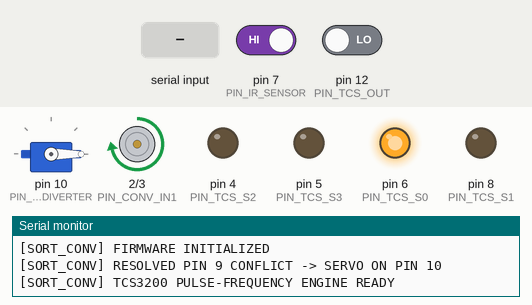
Simulated run of this sketch. Board: Arduino Uno, built with avr-gcc and run on an emulated ATmega328P. Shown: servo, motor-driver pin pairs drawn as motors (green arrow = first pin HIGH = forward, orange = second pin HIGH = backward, longer = more drive, scaled by the enable pin), output pins drawn as LEDs (lit = HIGH), the last lines printed to the serial monitor. The test bench sets the inputs (shaded band); at power-on: pin 7 (PIN_IR_SENSOR) HIGH, pin 12 (PIN_TCS_OUT) LOW.

Above: at 1.2 s.
1.3 s: pin 7 (PIN_IR_SENSOR) driven LOW
At 2.8 s:
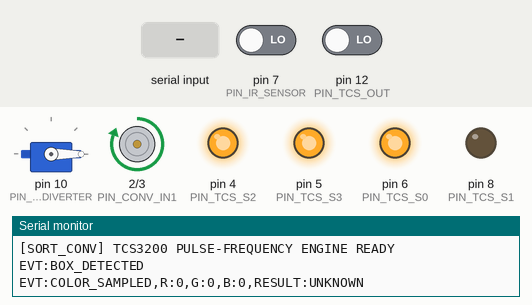
4.3 s: "C" received over Serial
7.3 s: "c" received over Serial
10.3 s: pin 7 (PIN_IR_SENSOR) driven HIGH
At 11.15 s:
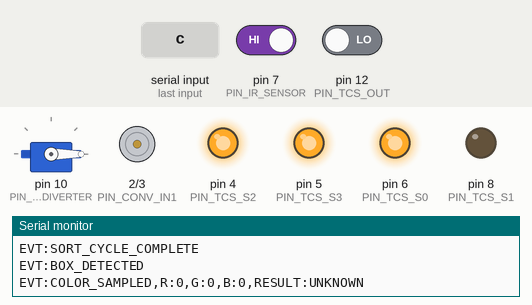
12.4 s: "S" received over Serial
At 13.4 s:
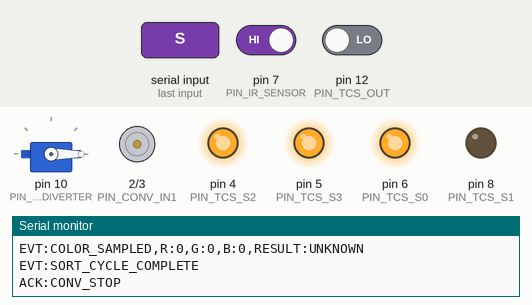
Timing chart, 0 to 14.9 s (numbered marks = the images above; inputs shaded):
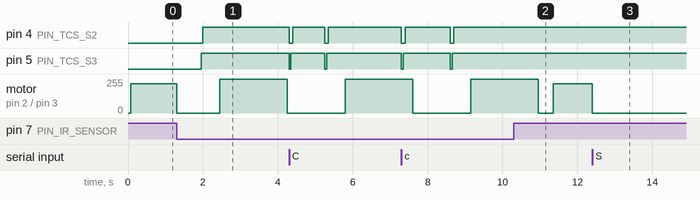

The sketch:

colour_sorting_conveyor.ino
```cpp
/**
 * @file colour_sorting_conveyor.ino
 * @brief Subsystem 3: Colour-Sorting Conveyor Firmware
 * @project Conveyor Belt with Portable Robotic Arm
 * @reference Government Polytechnic Panaji (Diploma Report 2024, Ch 4, pp. 48-49)
 *
 * Hardware Architecture:
 * - Microcontroller: Arduino Uno R3 (ATmega328P)
 * - Belt Motor Driver: L298N H-Bridge (Pins 2, 3, 9)
 * - Object Detection: IR Optical Proximity Obstacle Sensor (Pin 7)
 * - Optical Sensing: TCS3200 Programmable Color Sensor (S0-S3, OUT)
 * - Sorting Actuator: MG946R High-Torque Diverter Servo (Pin 10)
 *
 * Engineered Resolutions:
 * 1. Resolved Pin 9 Conflict:
 *    Original report assigned Pin 9 to both L298N ENA (motor speed PWM) and the
 *    servo signal (servo1.attach(9)). Motor PWM remains on Pin 9 (ENA); the servo
 *    diverter signal is relocated to Pin 10.
 * 2. Implemented Missing Function:
 *    Original report called motorControl(...) without defining it. Full helper implemented.
 * 3. Genuine TCS3200 Optical Sensing Engine:
 *    Replaced faulty analogRead() summing logic with true optical frequency acquisition
 *    via pulseIn() on the TCS3200 OUT pin with S0-S3 photodiode filter sequencing.
 * 4. Non-Blocking Event-Driven State Machine:
 *    Eliminated rigid delays, providing smooth parcel transport, stable colour sampling,
 *    and automatic chute return.
 */

#include <Arduino.h>
#include <Servo.h>

// --- PIN DEFINITIONS ---
const uint8_t PIN_CONV_IN1       = 2;   // L298N Direction 1
const uint8_t PIN_CONV_IN2       = 3;   // L298N Direction 2
const uint8_t PIN_CONV_ENA       = 9;   // L298N Speed PWM
const uint8_t PIN_SERVO_DIVERTER = 10;  // MG946R Diverter Servo (Relocated from Pin 9)
const uint8_t PIN_IR_SENSOR      = 7;   // IR Obstacle Proximity Sensor (Active LOW)

// TCS3200 Colour Sensor Pins
const uint8_t PIN_TCS_S0         = 6;   // Frequency scaling S0
const uint8_t PIN_TCS_S1         = 8;   // Frequency scaling S1
const uint8_t PIN_TCS_S2         = 4;   // Photodiode filter select S2
const uint8_t PIN_TCS_S3         = 5;   // Photodiode filter select S3
const uint8_t PIN_TCS_OUT        = 12;  // Frequency pulse train output

// --- CALIBRATED DIVERTER ANGLES ---
const uint8_t ANGLE_NEUTRAL = 0;    // Belt bypass / home position
const uint8_t ANGLE_RED     = 45;   // Divert chute to Red Bin
const uint8_t ANGLE_GREEN   = 90;   // Divert chute to Green Bin
const uint8_t ANGLE_BLUE    = 135;  // Divert chute to Blue Bin

// --- OPERATIONAL CONSTANTS ---
const uint32_t SERIAL_BAUD = 9600;
const uint8_t BELT_CRUISE_SPEED = 220;
const uint8_t BELT_EJECT_SPEED  = 255;
const uint32_t OPTICAL_SETTLE_MS = 600;
const uint32_t EJECT_PULSE_MS    = 1800;

// --- STATE MACHINE STATES ---
enum ConveyorState {
  STATE_CRUISING,         // Belt running, awaiting parcel arrival at IR gate
  STATE_OBJECT_STOPPED,   // Belt halted, waiting for object vibration to settle
  STATE_MEASURING_COLOR,  // TCS3200 measuring Red, Green, Blue pulse periods
  STATE_DIVERTING,        // Servo rotating to sorted angle
  STATE_EJECTING,         // Belt pulsing to propel parcel down sorted chute
  STATE_RETURNING         // Servo returning to neutral
};

ConveyorState currentState = STATE_CRUISING;
uint32_t stateTimer = 0;
Servo diverterServo;

// Color classification results
enum DetectedColor {
  COLOR_UNKNOWN,
  COLOR_RED,
  COLOR_GREEN,
  COLOR_BLUE
};

DetectedColor classifiedColor = COLOR_UNKNOWN;
uint32_t pulseRed = 0;
uint32_t pulseGreen = 0;
uint32_t pulseBlue = 0;

// --- FORWARD DECLARATIONS ---
void motorControl(uint8_t enablePin, uint8_t speed, uint8_t in1, uint8_t in2);
void readColorSensors(uint32_t &r, uint32_t &g, uint32_t &b);
DetectedColor classifyColor(uint32_t r, uint32_t g, uint32_t b);
void setDiverterForColor(DetectedColor col);

void setup() {
  Serial.begin(SERIAL_BAUD);
  while (!Serial && millis() < 1000) {}

  // Motor pin configuration
  pinMode(PIN_CONV_IN1, OUTPUT);
  pinMode(PIN_CONV_IN2, OUTPUT);
  pinMode(PIN_CONV_ENA, OUTPUT);

  // IR sensor configuration
  pinMode(PIN_IR_SENSOR, INPUT);

  // TCS3200 pin configuration
  pinMode(PIN_TCS_S0, OUTPUT);
  pinMode(PIN_TCS_S1, OUTPUT);
  pinMode(PIN_TCS_S2, OUTPUT);
  pinMode(PIN_TCS_S3, OUTPUT);
  pinMode(PIN_TCS_OUT, INPUT);

  // Configure TCS3200 for 20% frequency scaling (S0=HIGH, S1=LOW or S0=HIGH, S1=HIGH)
  digitalWrite(PIN_TCS_S0, HIGH);
  digitalWrite(PIN_TCS_S1, LOW);

  // Initialize diverter servo
  diverterServo.attach(PIN_SERVO_DIVERTER);
  diverterServo.write(ANGLE_NEUTRAL);

  // Safe boot: Initial belt stop
  motorControl(PIN_CONV_ENA, 0, LOW, LOW);

  Serial.println(F("[SORT_CONV] FIRMWARE INITIALIZED"));
  Serial.println(F("[SORT_CONV] RESOLVED PIN 9 CONFLICT -> SERVO ON PIN 10"));
  Serial.println(F("[SORT_CONV] TCS3200 PULSE-FREQUENCY ENGINE READY"));

  // Start continuous intake
  motorControl(PIN_CONV_ENA, BELT_CRUISE_SPEED, HIGH, LOW);
  currentState = STATE_CRUISING;
}

void loop() {
  // Check for serial calibration commands
  if (Serial.available() > 0) {
    char cmd = (char)Serial.read();
    if (cmd == 'C' || cmd == 'c') {
      Serial.println(F("[CAL] RUNNING SAMPLE..."));
      readColorSensors(pulseRed, pulseGreen, pulseBlue);
      Serial.print(F("R: ")); Serial.print(pulseRed);
      Serial.print(F(" | G: ")); Serial.print(pulseGreen);
      Serial.print(F(" | B: ")); Serial.println(pulseBlue);
    } else if (cmd == 'S' || cmd == 's') {
      // Emergency Belt Halt
      motorControl(PIN_CONV_ENA, 0, LOW, LOW);
      diverterServo.write(ANGLE_NEUTRAL);
      currentState = STATE_CRUISING;
      Serial.println(F("ACK:CONV_STOP"));
    } else if (cmd == 'R' || cmd == 'r') {
      // Resume Belt
      motorControl(PIN_CONV_ENA, BELT_CRUISE_SPEED, HIGH, LOW);
      currentState = STATE_CRUISING;
      Serial.println(F("ACK:CONV_RESUME"));
    }
  }

  // Non-blocking sorting state machine
  switch (currentState) {
    case STATE_CRUISING: {
      // IR sensor is active LOW
      int irVal = digitalRead(PIN_IR_SENSOR);
      if (irVal == LOW) {
        // Parcel detected at optical gate
        motorControl(PIN_CONV_ENA, 0, LOW, LOW); // Belt stop
        Serial.println(F("EVT:BOX_DETECTED"));
        stateTimer = millis();
        currentState = STATE_OBJECT_STOPPED;
      }
      break;
    }

    case STATE_OBJECT_STOPPED: {
      // Allow parcel mechanical bounce to settle before taking optical reading
      if (millis() - stateTimer >= OPTICAL_SETTLE_MS) {
        currentState = STATE_MEASURING_COLOR;
      }
      break;
    }

    case STATE_MEASURING_COLOR: {
      readColorSensors(pulseRed, pulseGreen, pulseBlue);
      classifiedColor = classifyColor(pulseRed, pulseGreen, pulseBlue);

      Serial.print(F("EVT:COLOR_SAMPLED,R:"));
      Serial.print(pulseRed);
      Serial.print(F(",G:"));
      Serial.print(pulseGreen);
      Serial.print(F(",B:"));
      Serial.print(pulseBlue);
      Serial.print(F(",RESULT:"));

      switch (classifiedColor) {
        case COLOR_RED:   Serial.println(F("RED")); break;
        case COLOR_GREEN: Serial.println(F("GREEN")); break;
        case COLOR_BLUE:  Serial.println(F("BLUE")); break;
        default:          Serial.println(F("UNKNOWN")); break;
      }

      setDiverterForColor(classifiedColor);
      stateTimer = millis();
      currentState = STATE_DIVERTING;
      break;
    }

    case STATE_DIVERTING: {
      // Wait for MG946R servo to reach physical diverter angle (400ms)
      if (millis() - stateTimer >= 400) {
        // Eject parcel down chute
        motorControl(PIN_CONV_ENA, BELT_EJECT_SPEED, HIGH, LOW);
        stateTimer = millis();
        currentState = STATE_EJECTING;
      }
      break;
    }

    case STATE_EJECTING: {
      // Pulse belt until parcel is cleanly swept off the sorting diverter
      if (millis() - stateTimer >= EJECT_PULSE_MS) {
        motorControl(PIN_CONV_ENA, 0, LOW, LOW);
        diverterServo.write(ANGLE_NEUTRAL);
        stateTimer = millis();
        currentState = STATE_RETURNING;
      }
      break;
    }

    case STATE_RETURNING: {
      // Wait for diverter arm to return to neutral position (400ms)
      if (millis() - stateTimer >= 400) {
        // Resume normal cruising belt motion
        motorControl(PIN_CONV_ENA, BELT_CRUISE_SPEED, HIGH, LOW);
        currentState = STATE_CRUISING;
        Serial.println(F("EVT:SORT_CYCLE_COMPLETE"));
      }
      break;
    }
  }
}

/**
 * @brief Unified L298N motor drive helper
 */
void motorControl(uint8_t enablePin, uint8_t speed, uint8_t in1State, uint8_t in2State) {
  digitalWrite(PIN_CONV_IN1, in1State);
  digitalWrite(PIN_CONV_IN2, in2State);
  analogWrite(enablePin, speed);
}

/**
 * @brief TCS3200 spectral reading via photodiode filter selection and pulse timing
 */
void readColorSensors(uint32_t &r, uint32_t &g, uint32_t &b) {
  // 1. Select RED filter (S2 = LOW, S3 = LOW)
  digitalWrite(PIN_TCS_S2, LOW);
  digitalWrite(PIN_TCS_S3, LOW);
  delay(15);
  r = pulseIn(PIN_TCS_OUT, LOW, 35000);

  // 2. Select BLUE filter (S2 = LOW, S3 = HIGH)
  digitalWrite(PIN_TCS_S2, LOW);
  digitalWrite(PIN_TCS_S3, HIGH);
  delay(15);
  b = pulseIn(PIN_TCS_OUT, LOW, 35000);

  // 3. Select GREEN filter (S2 = HIGH, S3 = HIGH)
  digitalWrite(PIN_TCS_S2, HIGH);
  digitalWrite(PIN_TCS_S3, HIGH);
  delay(15);
  g = pulseIn(PIN_TCS_OUT, LOW, 35000);
}

/**
 * @brief Classify color based on shortest pulse duration (highest optical frequency)
 */
DetectedColor classifyColor(uint32_t r, uint32_t g, uint32_t b) {
  // If sensor timed out on all channels
  if (r == 0 && g == 0 && b == 0) {
    return COLOR_UNKNOWN;
  }

  // With TCS3200 frequency output, a SHORTER pulse duration represents HIGHER light intensity.
  if (r > 0 && (r < g) && (r < b)) {
    return COLOR_RED;
  } else if (g > 0 && (g < r) && (g < b)) {
    return COLOR_GREEN;
  } else if (b > 0 && (b < r) && (b < g)) {
    return COLOR_BLUE;
  }

  return COLOR_UNKNOWN;
}

/**
 * @brief Actuate MG946R servo diverter based on sorted color
 */
void setDiverterForColor(DetectedColor col) {
  switch (col) {
    case COLOR_RED:
      diverterServo.write(ANGLE_RED);
      break;
    case COLOR_GREEN:
      diverterServo.write(ANGLE_GREEN);
      break;
    case COLOR_BLUE:
      diverterServo.write(ANGLE_BLUE);
      break;
    default:
      diverterServo.write(ANGLE_NEUTRAL); // Neutral bypass chute
      break;
  }
}
```

Measured:
- after the input at 1.3 s, pin 4 (PIN_TCS_S2): LOW → HIGH after 0.70 s; pin 5 (PIN_TCS_S3): LOW → HIGH after 0.65 s; motor on pin 2 (PIN_CONV_IN1) / pin 3 (PIN_CONV_IN2): forward 220/255 → stopped at once, → forward 255/255 1.2 s later, → stopped 1.8 s later
- after the input at 10.3 s, pin 4 (PIN_TCS_S2), pin 5 (PIN_TCS_S3): stays HIGH (without the input it goes to LOW after 1.7 s)
- after the input at 12.4 s, motor on pin 2 (PIN_CONV_IN1) / pin 3 (PIN_CONV_IN2): forward 220/255 → stopped at once
